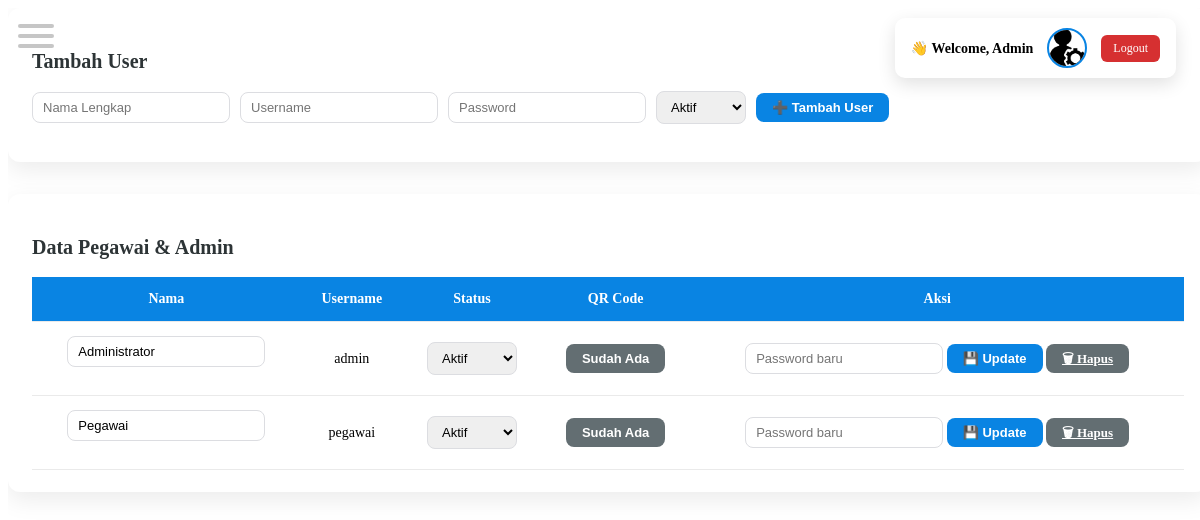
/Admin/users.php (signed in), run on the app's committed database.
### tables this page shows
CREATE TABLE `users` (
  `id_user` int(11) NOT NULL,
  `nama_lengkap` varchar(100) NOT NULL,
  `username` varchar(50) NOT NULL,
  `password` varchar(255) NOT NULL,
  `role` enum('admin','pegawai') NOT NULL,
  `qr_code` varchar(255) DEFAULT NULL,
  `status` enum('aktif','nonaktif') DEFAULT 'aktif',
  `foto` varchar(255) DEFAULT NULL,
  `created_at` timestamp NOT NULL DEFAULT current_timestamp()
);

### Admin/users.php (the view, shortened to what this page needs)
<?php
require_once 'config/koneksi.php';
$stmt = $pdo->query("
    SELECT id_user, nama_lengkap, username, status, qr_code
    FROM users
    ORDER BY nama_lengkap ASC
");
$users = $stmt->fetchAll(PDO::FETCH_ASSOC);
?>
<?php include 'header.php'; ?>
<div class="users-card" style="margin-bottom:32px;">
    <h3 class="users-title">Tambah User</h3>
    <form method="post">
        <input type="text" name="nama_lengkap" placeholder="Nama Lengkap" required>
        <input type="text" name="username" placeholder="Username" required>
        <input type="password" name="password" placeholder="Password" required>
        <select name="status">
            <option value="aktif">Aktif</option>
        </select>
        <button type="submit" name="create" class="btn-generate">
            ➕ Tambah User
        </button>
    </form>
</div>
<div class="users-card">
    <h3 class="users-title">Data Pegawai & Admin</h3>
    <table>
        <thead>
        <tr>
            <th>Nama</th>
            <th>Username</th>
            <th>Status</th>
            <th>QR Code</th>
            <th>Aksi</th>
        </tr>
        </thead>
        <tbody>
        <?php foreach ($users as $u): ?>
        <tr>
            <td>
                <form method="post">
                    <input type="text" name="nama_lengkap"
                           value="<?= htmlspecialchars($u['nama_lengkap']) ?>">
            </td>
            <td><?= htmlspecialchars($u['username']) ?></td>
            <td>
                <select name="status">
                    <option value="aktif" <?= $u['status']=='aktif'?'selected':'' ?>>Aktif</option>
                </select>
            </td>
            <td>
                <?php if ($u['qr_code']): ?>
                    <button type="button" class="btn-exists" onclick="showPopup()">Sudah Ada</button>
                <?php endif; ?>
            </td>
            <td>
                <input type="password" name="password" placeholder="Password baru">
                <button type="submit" name="update" class="btn-generate">
                    💾 Update
                </button>
                <a href="?delete=<?= $u['id_user'] ?>"
                   onclick="return confirm('Hapus user ini?')"
                   class="btn-exists">
                    🗑 Hapus
                </a>
            </td>
        </tr>
        <?php endforeach; ?>
        </tbody>
    </table>
</div>

### Admin/header.php (shortened to what this page needs)
<?php
require_once 'config/koneksi.php';
$namaAdmin = $_SESSION['nama_lengkap'] ?? 'Admin';
$fotoUser  = 'assets/img/default-avatar.png';
try {
    if (isset($pdo) && $pdo instanceof PDO) {
        $stmt = $pdo->prepare("
            SELECT foto
            FROM users
            WHERE id_user = :id
            LIMIT 1
        ");
        $stmt->execute([
            'id' => $_SESSION['admin_id']
        ]);
        $foto = $stmt->fetchColumn();
        if (!empty($foto) && file_exists($foto)) {
            $fotoUser = $foto;
        }
    }
} catch (Throwable $e) {
}
?>
<div class="hamburger" id="hamburgerBtn">
    <span></span>
    <span></span>
    <span></span>
</div>
<header class="admin-header">
    <span class="welcome-text">
        👋 Welcome, <?= htmlspecialchars($namaAdmin, ENT_QUOTES, 'UTF-8') ?>
    </span>
    <img src="<?= htmlspecialchars($fotoUser, ENT_QUOTES, 'UTF-8') ?>" class="admin-avatar">
    <a href="logout.php" class="btn-logout">Logout</a>
</header>
<link
  rel="stylesheet"
  href="https://unpkg.com/leaflet@1.9.4/dist/leaflet.css"
/>

### Admin/header.php (style rules this page uses)
.hamburger { position: fixed; top: 18px; left: 18px; z-index: 1300; width: 36px; height: 28px; cursor: pointer; }
.hamburger span { display: block; height: 4px; width: 100%; background: #7e7d7d70; margin: 6px 0; border-radius: 2px; transition: all .3s ease; }
.admin-header { position: fixed; top: 16px; right: 24px; z-index: 1300; display: flex; align-items: center; gap: 14px; background: #fff; padding: 10px 16px; border-radius: 10px; box-shadow: 0 6px 18px rgba(0,0,0,.12); opacity: 0; transform: translateY(-15px); animation: headerFade .7s ease forwards; }
.welcome-text { font-size: 14px; font-weight: 600; white-space: nowrap; }
.admin-avatar { width: 36px; height: 36px; border-radius: 50%; border: 2px solid #0984e3; object-fit: cover; }
.btn-logout { background: #d63031; color: #fff; padding: 6px 12px; border-radius: 6px; text-decoration: none; font-size: 12px; transition: background .2s ease; }
@media (min-width: 1200px) { .admin-header { top: 18px; right: 24px; } }

### Admin/users.php (style rules this page uses)
.users-card { background: #ffffff; padding: 22px 24px; border-radius: 12px; box-shadow: 0 8px 24px rgba(0,0,0,.08); }
table { width: 100%; border-collapse: collapse; background: #fff; margin-top: 18px; }
th, td { padding: 14px 12px; border-bottom: 1px solid #eaeaea; text-align: center; font-size: 14px; }
th { background: #0984e3; color: #fff; font-weight: 600; }
form { display: flex; gap: 10px; align-items: center; flex-wrap: wrap; }
input, select { padding: 7px 10px; border-radius: 8px; border: 1px solid #dcdde1; font-size: 13px; outline: none; }
td form { justify-content: center; }
.btn-generate, .btn-exists { padding: 7px 16px; border-radius: 8px; border: none; font-size: 13px; font-weight: 600; cursor: pointer; transition: .25s ease; }
.btn-generate { background: #0984e3; color: #fff; }
.btn-exists { background: #636e72; color: #fff; }
.users-title { font-size: 20px; font-weight: 700; margin-bottom: 18px; color: #2d3436; }

### data on the page
users: foto (picture), nama_lengkap "Administrator", username "admin", status "Aktif", shows "Sudah Ada"
users: nama_lengkap "Pegawai", username "pegawai", status "Aktif", shows "Sudah Ada"

### other printed values
$namaAdmin "Admin"
